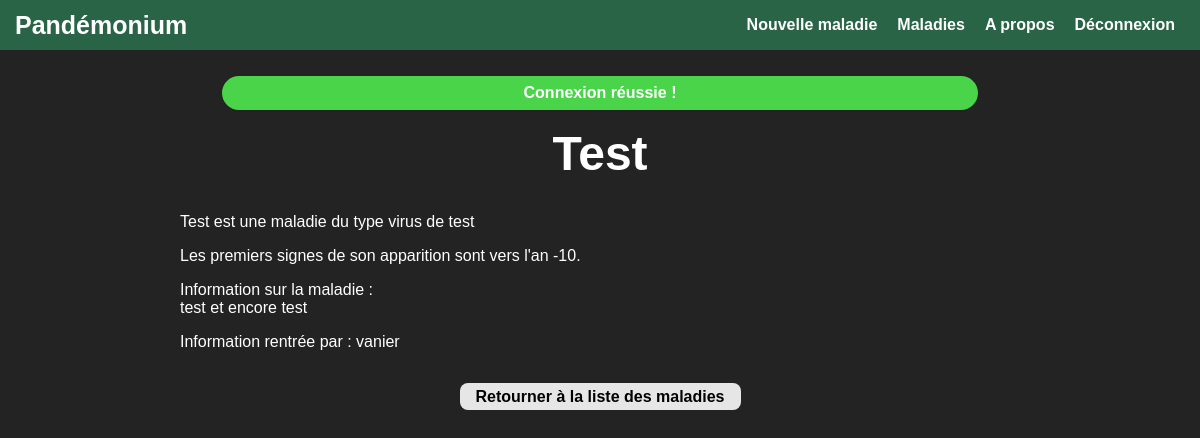
Screenshot of /index.php/pandemics/2 (signed in) with the database file from the repository.
### tables this page shows
CREATE TABLE `pandemics` (
  `id` int(11) NOT NULL AUTO_INCREMENT,
  `name` varchar(255) NOT NULL,
  `type` varchar(255) NOT NULL,
  `discoveryYear` int(11) NOT NULL,
  `description` text NOT NULL,
  `creator` varchar(255) NOT NULL,
  PRIMARY KEY (`id`)
);

### src/controller/PandemicController.php (called while the page is built, shortened)
<?php
class PandemicController
{
    private $view, $storage, $router, $manager;
    public function __construct($view, $storage, $router, $manager)
    {
        $this->view = $view;
        $this->storage = $storage;
        $this->manager = $manager;
    }
    public function showInformation($id)
    {
        $pandemic = $this->storage->read($id);
        if ($pandemic !== null) {
            $this->view->makePandemicPage($pandemic, $id, $this->permission($pandemic));
        } else {
            $this->view->displayUnknownPandemic();
        }
    }
    private function permission($pandemic)
    {
        return $this->manager->getUser() !== null && ($this->manager->getUser()->getUsername() === $pandemic->getCreator() || $this->manager->isAdminConnected());
    }
}

### src/PandemicRouter.php (called while the page is built, shortened)
<?php
require_once("AbstractRouter.php");
require_once("controller/PandemicController.php");
require_once("view/PandemicView.php");
class PandemicRouter extends AbstractRouter
{
    public function main($db, $path_exploded = "", $auth_manager = null)
    {
        $is_user_connected = $auth_manager->isUserConnected();
        $next = ".";
        for ($i = 0; $i < count(array_slice(explode('/', $_SERVER['SCRIPT_NAME']), 1)); $i++) {
            $next .= "/..";
        }
        try {
            $controller = new PandemicController($this->view, $db->getStorage('pandemics'), $this->main_router, $auth_manager);
            if (count($path_exploded) <= 0 || $path_exploded[0] === '' || $path_exploded[0] === "list") {
                if ($_SERVER['REQUEST_METHOD'] === "POST") {
                    $controller->showListSearch($_POST["search"]);
                } else if ($_SERVER['REQUEST_METHOD'] == "GET") {
                    $controller->showList();
                } else {
                    $this->view->show405();
                }
            } else {
                if ($path_exploded[0] === "create") {
                    if ($is_user_connected) {
                        if ($_SERVER['REQUEST_METHOD'] === "POST") {
                            $controller->saveNewPandemic($_POST);
                        } else if ($_SERVER['REQUEST_METHOD'] == "GET") {
                            $controller->newPandemic();
                        } else {
                            $this->view->show405();
                        }
                    } else {
                        $next .= $this->main_router->getSimpleURL('pandemics_create');
                        $this->POSTredirect($this->main_router->getSimpleURL('accounts_login') . "?next=$next", "Vous devez être connecté pour créer une pandémie.", "info");
                    }
                } else if (count($path_exploded) == 1) {
                    if ($is_user_connected) {
                        $controller->showInformation($path_exploded[0], $auth_manager->getUser());
                    }
                } else if (count($path_exploded) == 2) {
                    if ($path_exploded[1] === 'update') {
                        if ($is_user_connected) {
                            if ($_SERVER['REQUEST_METHOD'] === "POST") {
                                $controller->updatePandemic($_POST);
                            } else if ($_SERVER['REQUEST_METHOD'] == "GET") {
                                $controller->askUpdatePandemic($path_exploded[0]);
                            } else {
                                $this->view->show405();
                            }
                        } else {
                            $next .= $this->main_router->getConfigurableURL('pandemics_update', array('id' => $path_exploded[0]));
                            $this->POSTredirect(
                                $this->main_router->getSimpleURL('accounts_login') . "?next=$next",
                                "Vous devez être connecté pour modifier une pandémie.",
                                "info"
                            );
                        }
                    } else if ($path_exploded[1] === "delete") {
                        if ($is_user_connected) {
                            if ($_SERVER['REQUEST_METHOD'] === "POST") {
                                $controller->deletePandemic($_POST);
                            } else if ($_SERVER['REQUEST_METHOD'] == "GET") {
                                $controller->askDeletionPandemic($path_exploded[0]);
                            } else {
                                $this->view->show405();
                            }
                        } else {
                            $next .= $this->main_router->getConfigurableURL('pandemics_delete', array('id' => $path_exploded[0]));
                            $this->POSTredirect(
                                $this->main_router->getSimpleURL('accounts_login') . "?next=$next",
                                "Vous devez être connecté pour supprimer une pandémie."
                            );
                        }
                    }
                } else {
                    $this->view->show404();
                }
            }
        } catch (Exception $e) {
            $this->view->show500();
        }
    }
}

### src/Router.php (called while the page is built, shortened)
<?php
require_once("AbstractRouter.php");
require_once("PandemicRouter.php");
class Router extends AbstractRouter
{
    private $subrouters;
    public function __construct()
    {
        $this->subrouters = array(new PandemicRouter($this), new AuthenticationRouter($this), new AdminRouter($this));
    }
    public function createURLs()
    {
        $this->urls["home"] = "";
        $this->urls["about"] = "/about";
        $this->urls = array_merge($this->urls, $this->getSubRouter("pandemics")->getURLs());
        $this->urls = array_merge($this->urls, $this->getSubRouter("accounts")->getURLs());
        $this->urls = array_merge($this->urls, $this->getSubRouter("admin")->getURLs());
    }
    public function main($db, $path_exploded = "", $auth_manager = null)
    {
        if (isset($_SERVER['PATH_INFO'])) {
            $path_exploded = array_slice(explode('/', $_SERVER['PATH_INFO']), 1);
        }
        $auth_manager = new AuthenticationManager($db->getStorage("users"));
        try {
            if ($path_exploded === "" || (count($path_exploded) == 1 && $path_exploded[0] === "")) {
                $this->view->homePage();
            } else if (count($path_exploded) == 1 && $path_exploded[0] === "about") {
                $this->view->aboutPage();
            } else {
                switch ($path_exploded[0]) {
                    case 'pandemics':
                        $sub_router = $this->getSubRouter("pandemics");
                        $sub_router->main($db, array_slice($path_exploded, 1), $auth_manager);
                        $this->view = $sub_router->getView();
                        break;
                }
            }
        } catch (Exception $e) {
            $this->view->show500();
        }
        if ($auth_manager->isUserConnected()) {
            $this->view->removeNavLink("Connexion");
            $this->view->removeNavLink("S'inscrire");
        } else {
            $this->view->removeNavLink("Nouvelle maladie");
            $this->view->removeNavLink("Déconnexion");
        }
        if (!$auth_manager->isAdminConnected()) {
            $this->view->removeNavLink("Admin");
        }
        $this->view->setFeedback($this->getFeedback());
        $this->view->render();
    }
    public function getSubRouter($app_name)
    {
        foreach ($this->subrouters as $key) {
            if ($key->getAppName() === $app_name) {
                return $key;
            }
        }
        return null;
    }
}

### index.php (called while the page is built, shortened)
<?php
require_once("Router.php");
require_once("settings.php");
$router = new Router();
$router->main($db);
?>

### src/model/Pandemic.php (called while the page is built, shortened)
<?php
class Pandemic
{
    private $name, $type, $discoveryYear, $description, $creator;
    public function getName()
    {
        return $this->name;
    }
    public function getType()
    {
        return $this->type;
    }
    public function getDiscoveryYear()
    {
        return $this->discoveryYear;
    }
    public function getDescription()
    {
        return $this->description;
    }
    public function getCreator()
    {
        return $this->creator;
    }
    public function setName($name)
    {
        $this->name = $name;
    }
    public function setType($type)
    {
        $this->type = $type;
    }
    public function setDiscoveryYear($discoveryYear)
    {
        $this->discoveryYear = $discoveryYear;
    }
    public function setDescription($description)
    {
        $this->description = $description;
    }
    public function setCreator($creator)
    {
        $this->creator = $creator;
    }
}

### src/model/PandemicStorageMySQL.php (called while the page is built, shortened)
<?php
require_once("model/Pandemic.php");
class PandemicStorageMySQL implements Storage
{
    private $database;
    public function __construct($pdo)
    {
        $this->database = $pdo;
    }
    public function read($object_id)
    {
        $request = "SELECT * FROM pandemics WHERE id=:id";
        $stmt = $this->database->prepare($request);
        $stmt->execute(array(":id" => intval($object_id)));
        $fetched_data = $stmt->fetch(PDO::FETCH_ASSOC);
        if ($fetched_data) {
            return new Pandemic($fetched_data['name'], $fetched_data['type'], intval($fetched_data['discoveryYear']), $fetched_data['description'], $fetched_data['creator']);
        }
        return null;
    }
}

### src/Utils.php (called while the page is built)
<?php
class Utils {
    public static function htmlesc($str)
    {
        return htmlentities(
            $str,
            ENT_QUOTES
                | ENT_SUBSTITUTE
                | ENT_HTML5,
            'UTF-8'
        );
    }
}

### src/view/AbstractView.php (called while the page is built, shortened)
<?php
abstract class AbstractView
{
    public function __construct($router, $include_file_name, $feedback = array())
    {
        $this->router = $router;
    }
}

### src/AbstractRouter.php (called while the page is built, shortened)
<?php
abstract class AbstractRouter
{
    protected $app_name, $urls, $view, $main_router;
    public function __construct($app_name, $view, $main_router = null)
    {
        $this->app_name = $app_name;
        $this->urls = array();
    }
    public function getSimpleURL($name)
    {
        return $_SERVER['SCRIPT_NAME'] . (isset($this->urls[$name]) ? $this->urls[$name] : "");
    }
    public function getAppName()
    {
        return $this->app_name;
    }
    public function getURLs()
    {
        return $this->urls;
    }
}

### src/view/PandemicView.php (the view, shortened to what this page needs)
<?php
require_once("Utils.php");
require_once("view/AbstractView.php");
class PandemicView extends AbstractView
{
	public function makePandemicPage($pandemic, $id, $has_permission)
	{
		$this->content = "<h1>" . Utils::htmlesc($pandemic->getName()) . "</h1><article><p>" . Utils::htmlesc($pandemic->getName()) . " est une maladie du type " . Utils::htmlesc($pandemic->getType()) . "</p><p>Les premiers signes de son apparition sont vers l'an {$pandemic->getDiscoveryYear()}.</p><p>Information sur la maladie :<br>" . Utils::htmlesc($pandemic->getDescription()) . "</p><p>Information rentrée par : {$pandemic->getCreator()}</p></article>";
		$this->content .= "<div class=\"buttons\">";
		$this->content .= "<a class=\"button\" href=\"{$this->router->getSimpleURL("pandemics_list")}\">Retourner à la liste des maladies</a></div>";
	}
}

### css/screen.css (style rules this page uses)
* { box-sizing: border-box; }
body, textarea { font-family: Arial, Helvetica, sans-serif; }
body { margin: 0; padding: 0; background-color: rgb(35, 35, 35); color: white; min-width: 250px; }
h1 { margin-top: 1rem; text-align: center; font-size: 3em; }
a { color: white; }
.button, button { display: inline-block; font-size: 1rem; padding: 0.35rem 1rem; font-weight: bold; text-align: center; vertical-align: middle; line-height: 1; color: black; background-color: rgba(245, 245, 245, 0.932); border: none; border-radius: 8px; cursor: pointer; text-decoration: none; transition: all 0.175s ease-in-out; }
.buttons { width: 100%; text-align: center; }
.buttons .button { margin: 1em 10px 0 10px; }

### rows the page displays
pandemics: name "Test", type "virus de test", discoveryYear "-10", description "test et encore test", creator "vanier"

### other values shown
$text "Nouvelle maladie"
$text "Maladies"
$text "A propos"
$text "Déconnexion"
$feedback['feedback'] "Connexion réussie !"
